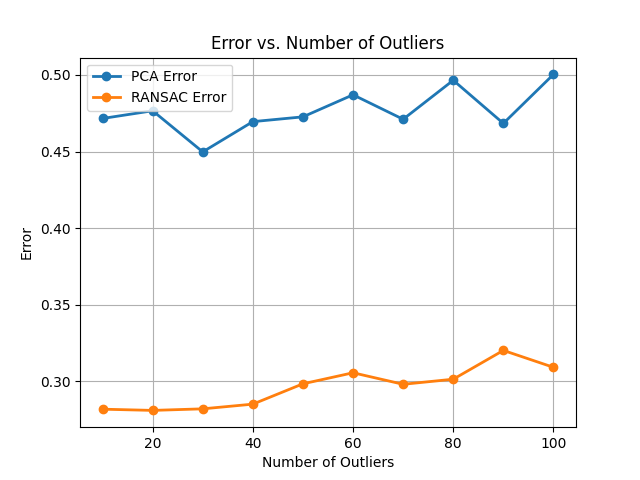

The script that saved this image:
#!/usr/bin/env python
import utils
import numpy
import time
import random
import matplotlib.pyplot as plt
###YOUR IMPORTS HERE###
###YOUR IMPORTS HERE###
from ransac_template import RANSAC, calculate_error
import numpy as np

###YOUR IMPORTS HERE###

def add_some_outliers(pc, num_outliers):
    pc = utils.add_outliers_centroid(pc, num_outliers, 0.75, 'uniform')
    random.shuffle(pc)
    return pc


def main():
    # Import the cloud
    pc = utils.load_pc('cloud_pca.csv')

    num_tests = 10
    pca_error = []
    ransac_error = []
    number_outliers = []
    pca_time = []
    ransac_time = []
    for i in range(0, num_tests):
        pc = add_some_outliers(pc, 10)  # adding 10 new outliers for each test

        ###YOUR CODE HERE###
        pc = numpy.array(pc).squeeze()
        number_outliers.append((i + 1) * 10)

        # PCA
        pca_start = time.time()
        pca_mean = numpy.mean(pc, axis=0)
        pca_centered = pc - pca_mean
        Q = numpy.cov(pca_centered, rowvar=False)
        _, _, Vt = numpy.linalg.svd(Q)
        normal_pca = Vt[-1]  # 取出法向量

        threshold = 1e-2
        pca_inliers = pc[calculate_error(pc, normal_pca, pca_mean, keep_elem=True) < threshold]
        pca_error.append(calculate_error(pca_inliers, normal_pca, pca_mean))
        pca_outliers = numpy.array([point for point in pc if point not in pca_inliers])
        pca_end = time.time()
        pca_time.append(pca_end - pca_start)

        # RANSAC
        ransac_start = time.time()
        (normal_ransac, ransac_mean), ransac_inliers, error = RANSAC(pc, iter=1500, threshold=1e-2, min_inliers=150)
        ransac_end = time.time()
        ransac_error.append(error)
        ransac_outliers = numpy.array([point for point in pc if point not in ransac_inliers])
        ransac_time.append(ransac_end - ransac_start)

        # Convert the point cloud to matrices for plotting
        ### IMPROTANT ###
        pc = [numpy.asmatrix(pcs.reshape(3, 1)) for pcs in pc]

        if i == (num_tests - 1):
            # Show the resulting point cloud for PCA
            fig_pca = plt.figure()
            plt.title("PCA Plane Fitting")
            ax_pca = fig_pca.add_subplot(111, projection='3d')
            ax_pca.scatter(pca_inliers[:, 0], pca_inliers[:, 1], pca_inliers[:, 2], color='r', s=30, label='Inliers')
            ax_pca.scatter(pca_outliers[:, 0], pca_outliers[:, 1], pca_outliers[:, 2], color='b', s=30,
                           label='Outliers')
            utils.draw_plane(fig_pca, np.asmatrix(normal_pca.reshape(3, 1)), np.asmatrix(pca_mean.reshape(3, 1)),
                             color=(0.1, 0.7, 0.1, 0.5), width=[-0.5, 1])

            ax_pca.set_xlabel('X')
            ax_pca.set_ylabel('Y')
            ax_pca.set_zlabel('Z')
            ax_pca.legend()

            fig_pca.savefig('pca_plane_fitting.png')
            plt.show()



            # RANSAC 结果图
            fig_ransac = plt.figure()
            plt.title("RANSAC Plane Fitting")
            ax_ransac = fig_ransac.add_subplot(111, projection='3d')
            ax_ransac.scatter(ransac_inliers[:, 0], ransac_inliers[:, 1], ransac_inliers[:, 2], color='r', s=30,
                              label='Inliers')
            ax_ransac.scatter(ransac_outliers[:, 0], ransac_outliers[:, 1], ransac_outliers[:, 2], color='b', s=30,
                              label='Outliers')
            utils.draw_plane(fig_ransac, np.asmatrix(normal_ransac.reshape(3, 1)),
                             np.asmatrix(ransac_mean.reshape(3, 1)),
                             color=(0.1, 0.7, 0.1, 0.5), width=[-0.5, 1])
            ax_ransac.set_xlabel('X')
            ax_ransac.set_ylabel('Y')
            ax_ransac.set_zlabel('Z')
            ax_ransac.legend()
            fig_ransac.savefig('ransac_plane_fitting.png')
            plt.show()


            # 误差对比图
            fig_error = plt.figure()
            plt.plot(number_outliers, pca_error, label="PCA Error", linewidth=2, marker='o')
            plt.plot(number_outliers, ransac_error, label="RANSAC Error", linewidth=2, marker='o')
            plt.xlabel("Number of Outliers")
            plt.ylabel("Error")
            plt.title("Error vs. Number of Outliers")
            plt.legend()
            plt.grid()

            fig_error.savefig('pca_vs_ransac.png')
            plt.show()


            # 显示计算时间
            np.set_printoptions(precision=5, suppress=True)
            print("PCA Computation Times: ", pca_time)
            print("Average PCA Computation Time: ", np.mean(pca_time))
            print("RANSAC Computation Times: ", ransac_time)
            print("Average RANSAC Computation Time: ", np.mean(ransac_time))



        # this code is just for viewing, you can remove or change it
        # input("Press enter for next test:")
        plt.close('all')
        ###YOUR CODE HERE###

    input("Press enter to end")


if __name__ == '__main__':
    main()
